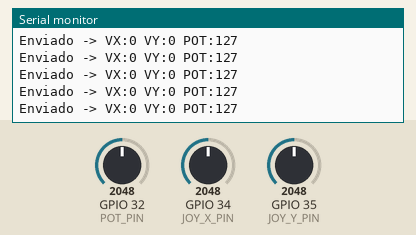
Simulated run of this sketch. Board: ESP32. Shown: the last lines printed to the serial monitor. The inputs (shaded band) are chosen by the test bench; at power-on: GPIO 32 (POT_PIN) = 2048, GPIO 34 (JOY_X_PIN) = 2048, GPIO 35 (JOY_Y_PIN) = 2048 (analog values on the 0–4095 scale). WiFi joins after 1.5 s; servers stay silent unless stated.

Above: at 3.2 s.
3.3 s: GPIO 32 (POT_PIN) set to 1960
At 4.4 s:
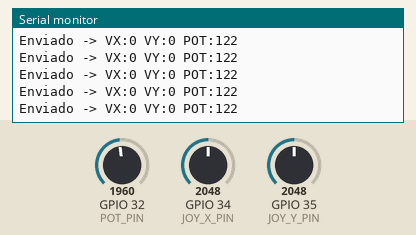
4.8 s: GPIO 34 (JOY_X_PIN) set to 2866
At 5.9 s:
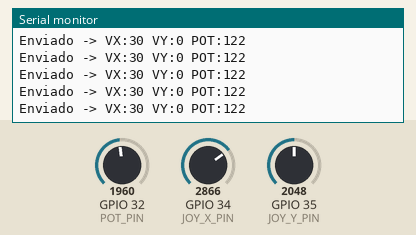
6.3 s: GPIO 35 (JOY_Y_PIN) set to 2866
At 7.4 s:
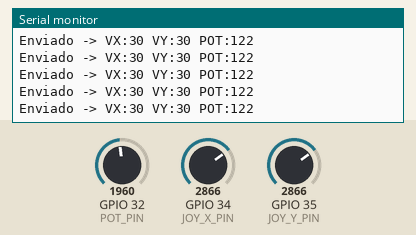
7.8 s: GPIO 32 (POT_PIN) set to 2040
At 8.9 s:
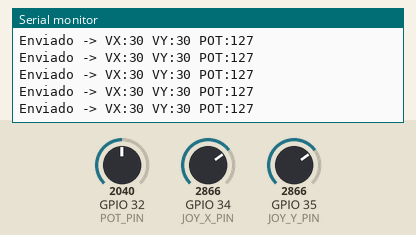
9.3 s: GPIO 34 (JOY_X_PIN) set to 3603
At 10.2 s:
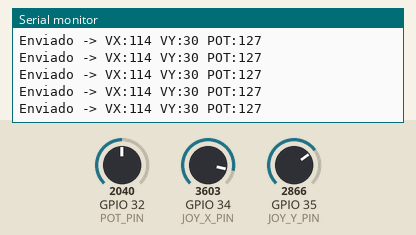
10.8 s: GPIO 35 (JOY_Y_PIN) set to 3603
At 11.6 s:
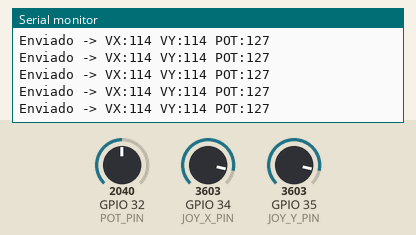
Timing chart, 0 to 13.3 s (numbered marks = the images above; inputs shaded):
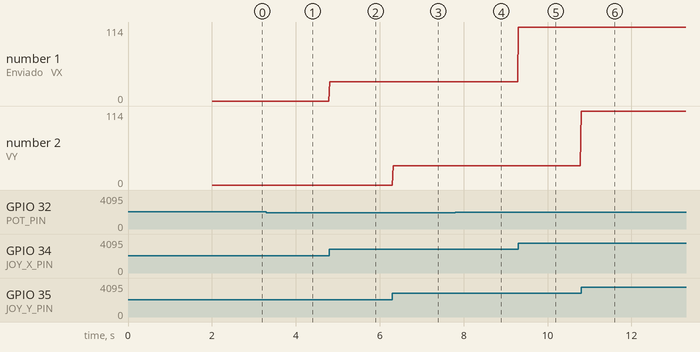

Measured:
- after the input at 3.3 s, the serial monitor: prints a new line at once (image 1)
- after the input at 4.8 s, the serial monitor: prints a new line at once (image 2)
- after the input at 6.3 s, the serial monitor: prints a new line at once (image 3)
- after the input at 7.8 s, the serial monitor: prints a new line at once (image 4)
- after the input at 9.3 s, the serial monitor: prints a new line at once (image 5)
- after the input at 10.8 s, the serial monitor: prints a new line at once (image 6)
- plotted number 1: 0 → 30 after the input at 4.8 s, 30 → 114 after the input at 9.3 s

The sketch:

controlador.ino
```cpp
#include <Arduino.h>
#include <WiFi.h>
#include <WiFiUdp.h>

// CONFIGURACIÓN CONEXIÓN
const char *ssid = "MTDS_ROBOT_AP";
const char *password = "robotseguro";
const char *udpAddress = "192.168.4.1";
const uint16_t udpPort = 4210;
// PIN DEL POTENCIÓMETRO
const int POT_PIN = 32;
// PINES JOYSTICK
const int JOY_X_PIN = 34;
const int JOY_Y_PIN = 35;

// OBJETOS
WiFiUDP udp;

// PARÁMETROS DE CONTROL
const int MAX_SPEED = 200;
const int SEND_INTERVAL = 20; // 50 Hz

const int minX_Real = 0;
const int maxX_Real = 4095;
const int minY_Real = 0;
const int maxY_Real = 4095;
const int DEADZONE = 30;
const float EXPONENTE = 2.0;

int centroX = 2048;
int centroY = 2048;

unsigned long lastSend = 0;

// =======================================================
// DEFINICIÓN DEL PAQUETE BINARIO (8 BYTES EXACTOS)
// =======================================================

#pragma pack(push, 1)
typedef struct __attribute__((packed))
{
  int16_t joyX; // Cambiado a 16 bits con signo
  int16_t joyY; // Cambiado a 16 bits con signo
  uint8_t pot;  // El pot de 0-255 está perfecto en 8 bits sin signo
} DataPacket;
#pragma pack(pop)

// ACTUALIZAR EL CONTROL DE TAMAÑO
static_assert(sizeof(DataPacket) == 5, "El struct no mide 5 bytes");
// =======================================================
// PROCESAMIENTO JOYSTICK
// =======================================================

int procesarJoystick(int valor, int minReal, int centro, int maxReal)
{

  valor = constrain(valor, minReal, maxReal);

  if (abs(valor - centro) < DEADZONE)
    return 0;

  int lineal = 0;

  if (valor < centro)
  {
    lineal = map(valor, minReal, centro - DEADZONE, -MAX_SPEED, 0);
  }
  else
  {
    lineal = map(valor, centro + DEADZONE, maxReal, 0, MAX_SPEED);
  }

  lineal = constrain(lineal, -MAX_SPEED, MAX_SPEED);

  float normalizado = (float)lineal / MAX_SPEED;

  float curvado = pow(abs(normalizado), EXPONENTE);
  if (normalizado < 0)
    curvado = -curvado;

  return (int)(curvado * MAX_SPEED);
}

// SETUP
void setup()
{
  Serial.begin(115200);

  // Configuración ADC ESP32
  analogReadResolution(12);
  analogSetAttenuation(ADC_11db);

  // -------- CALIBRACIÓN AUTOMÁTICA --------
  Serial.println("Calibrando centro...");
  delay(500);
  centroX = analogRead(JOY_X_PIN);
  centroY = analogRead(JOY_Y_PIN);

  Serial.print("Centro X: ");
  Serial.println(centroX);
  Serial.print("Centro Y: ");
  Serial.println(centroY);

  // -------- CONEXIÓN WIFI --------
  Serial.print("Conectando al Robot AP");

  WiFi.begin(ssid, password);

  while (WiFi.status() != WL_CONNECTED)
  {
    delay(500);
    Serial.print(".");
  }

  Serial.println("\nConectado!");
  Serial.print("IP local: ");
  Serial.println(WiFi.localIP());
  udp.begin(4211);
}

// LOOP PRINCIPAL
void loop()
{

  // Reconexión automática
  if (WiFi.status() != WL_CONNECTED)
  {
    Serial.println("WiFi perdido, reconectando...");
    WiFi.disconnect();
    WiFi.reconnect();
    delay(500);
    return;
  }

  unsigned long now = millis();
  static unsigned long lastPrint = 0;
  if (millis() - lastPrint > 2000)
  {
    Serial.print("Estado WiFi: ");
    Serial.println(WiFi.status());
    lastPrint = millis();
  }

  if (now - lastSend >= SEND_INTERVAL)
  {

    lastSend = now;

    // LECTURA Y PROCESAMIENTO JOYSTICK
    int rawX = analogRead(JOY_X_PIN);
    int rawY = analogRead(JOY_Y_PIN);

    int vx = procesarJoystick(rawX, minX_Real, centroX, maxX_Real);
    int vy = procesarJoystick(rawY, minY_Real, centroY, maxY_Real);

    // LECTURA POTENCIÓMETRO
    int rawPot = analogRead(POT_PIN);
    int potValue = map(rawPot, 0, 4095, 0, 255); // Mapear a rango 0-255

    // CREAR PAQUETE BINARIO
    DataPacket packet;
    packet.joyX = (int16_t)vx;
    packet.joyY = (int16_t)vy;
    packet.pot = (uint8_t)potValue;

    // ENVÍO UDP BINARIO
    // Enviar directamente la estructura como bytes para evitar overhead de serialización
    udp.beginPacket(udpAddress, udpPort);
    udp.write((uint8_t *)&packet, sizeof(packet));
    udp.endPacket();

    // Debug opcional
    Serial.printf("Enviado -> VX:%d VY:%d POT:%d\n", vx, vy, potValue);
  }
}
```
